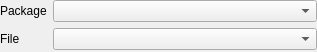
<?xml version="1.0" encoding="UTF-8"?>
<ui version="4.0">
 <class>RosPkgFileSelector</class>
 <widget class="QWidget" name="RosPkgFileSelector">
  <property name="geometry">
   <rect>
    <x>0</x>
    <y>0</y>
    <width>317</width>
    <height>52</height>
   </rect>
  </property>
  <property name="windowTitle">
   <string>Form</string>
  </property>
  <layout class="QFormLayout" name="formLayout">
   <property name="leftMargin">
    <number>0</number>
   </property>
   <property name="topMargin">
    <number>0</number>
   </property>
   <property name="rightMargin">
    <number>0</number>
   </property>
   <property name="bottomMargin">
    <number>0</number>
   </property>
   <item row="0" column="0">
    <widget class="QLabel" name="label">
     <property name="text">
      <string>Package</string>
     </property>
    </widget>
   </item>
   <item row="0" column="1">
    <widget class="giskard_sim::PkgComboBox" name="cbPkg"/>
   </item>
   <item row="1" column="0">
    <widget class="QLabel" name="label_2">
     <property name="text">
      <string>File</string>
     </property>
    </widget>
   </item>
   <item row="1" column="1">
    <widget class="giskard_sim::PkgFileComboBox" name="cbFile">
     <property name="editable">
      <bool>false</bool>
     </property>
    </widget>
   </item>
  </layout>
 </widget>
 <customwidgets>
  <customwidget>
   <class>giskard_sim::PkgFileComboBox</class>
   <extends>QComboBox</extends>
   <header>giskard_sim/pkg_file_combo_box.h</header>
  </customwidget>
  <customwidget>
   <class>giskard_sim::PkgComboBox</class>
   <extends>QComboBox</extends>
   <header>giskard_sim/pkg_combo_box.h</header>
  </customwidget>
 </customwidgets>
 <resources/>
 <connections>
  <connection>
   <sender>cbPkg</sender>
   <signal>currentIndexChanged(QString)</signal>
   <receiver>RosPkgFileSelector</receiver>
   <slot>packageChanged(QString)</slot>
   <hints>
    <hint type="sourcelabel">
     <x>246</x>
     <y>19</y>
    </hint>
    <hint type="destinationlabel">
     <x>217</x>
     <y>206</y>
    </hint>
   </hints>
  </connection>
  <connection>
   <sender>cbFile</sender>
   <signal>currentIndexChanged(QString)</signal>
   <receiver>RosPkgFileSelector</receiver>
   <slot>fileChanged(QString)</slot>
   <hints>
    <hint type="sourcelabel">
     <x>210</x>
     <y>36</y>
    </hint>
    <hint type="destinationlabel">
     <x>226</x>
     <y>200</y>
    </hint>
   </hints>
  </connection>
 </connections>
 <slots>
  <slot>packageChanged(QString)</slot>
  <slot>fileChanged(QString)</slot>
 </slots>
</ui>
